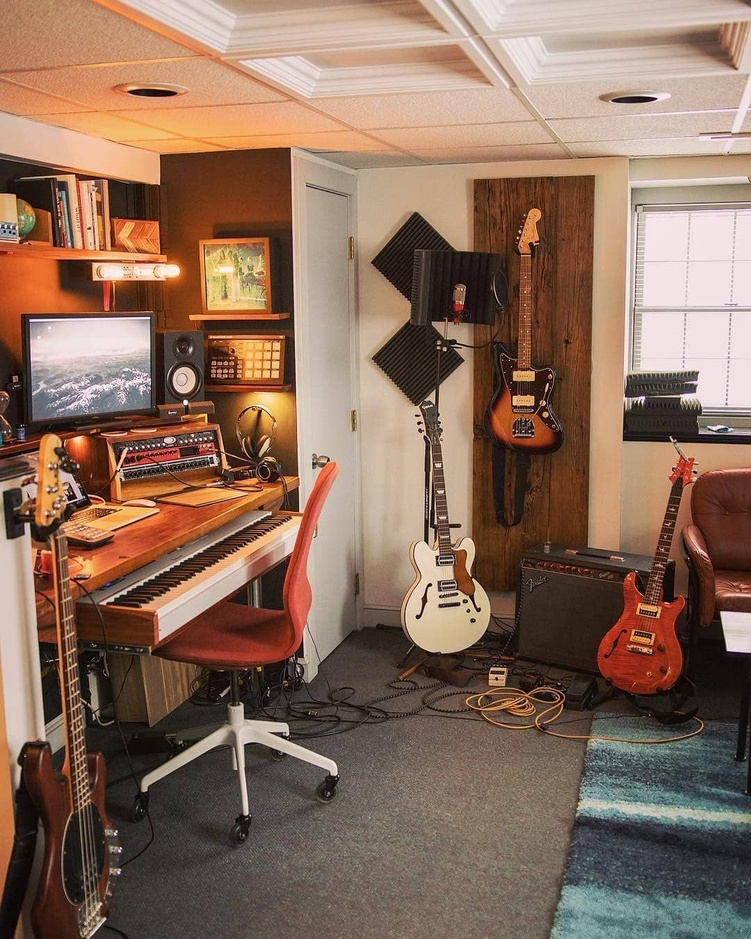
%> input picture images/guitarra.jpg, 751 x 939 px, shrunk from 1080 x 1350 before the run
$ octave blurring_kernels.m   (GNU Octave 9; MATLAB toolbox functions it lacks are replaced by stand-ins)
%> lines starting %> are read from the running program, lines starting %| are printed output that depends on the picture
%%%%%%%%%%%%%%%%%%%%%%%%%%%%%%%%%%%%%%%%%%%%%%%%%%%%%%%%%%%%%%%%%%%%%%%%%%%
%                       Types of Blurring Kernels                         %
%%%%%%%%%%%%%%%%%%%%%%%%%%%%%%%%%%%%%%%%%%%%%%%%%%%%%%%%%%%%%%%%%%%%%%%%%%%

%% Read Image
clear all, close all, clc

basePath = fileparts(pwd);
img_folder = fullfile(basePath, 'images');
im = imread(fullfile(img_folder, 'guitarra.jpg'));
%> im is the input picture: size 939x751x3 uint8; mean R, G, B 138, 109.3, 91.6
im = im2double(im); % im2double transforms the data into double type and in the range [0,1]
%> im: size 939x751x3 double

%% Gaussian Blurring with Noise
% Gaussian Noise
Noise_STD = 0;

% Load Gaussian Kernel
kernel_size = 21;
sigma = 5;
kernel_gaussian = fspecial('gaussian', [kernel_size, kernel_size], sigma);
kernel = kernel_gaussian;

% Kernel and Fourier Transform Kernel
dim = size(im);
%> dim = [939 751 3]
kernel_Fourier = psf2otf(kernel,[dim(1),dim(2)]);

% Image Transformation Kernel + Noise
R =@(x) real(ifft2(kernel_Fourier.*fft2(x)));
im_blur_noise = R(im) + Noise_STD*randn(dim);
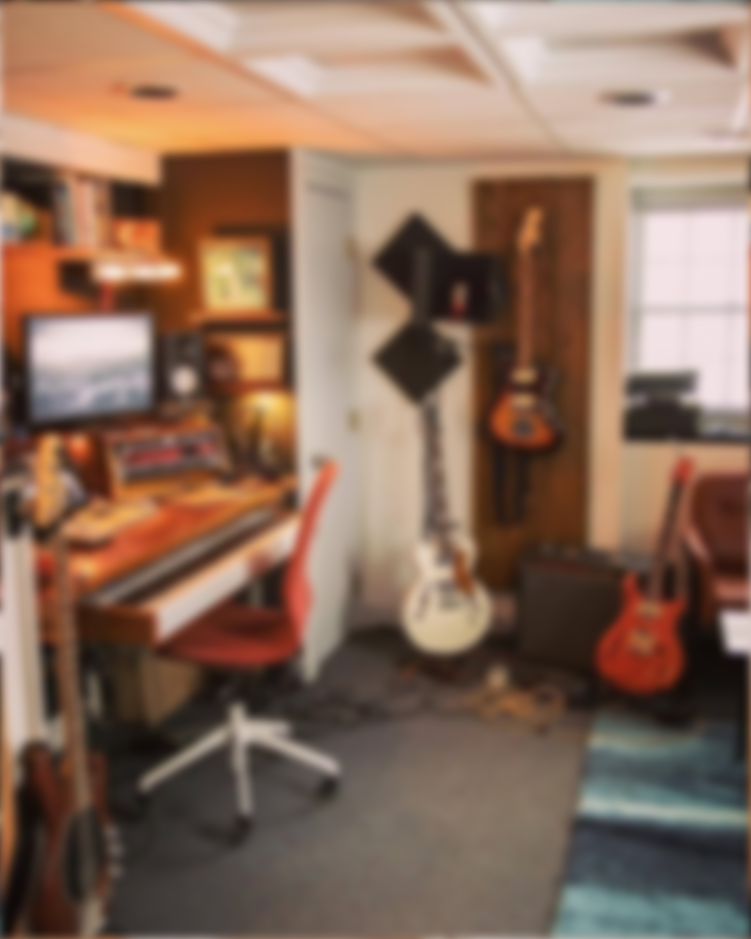
%> im_blur_noise: size 939x751x3 double; mean R, G, B 0.541, 0.428, 0.359; mean of the top-left, top-right, bottom-left and bottom-right quarters 0.523, 0.563, 0.339, 0.346

set(0, 'DefaultFigureColor', 'w')

% Visualizacion
figure('Color', 'w')
subplot(131), imagesc(im), title(['Original image'])
axis off
axis image
subplot(132), MAP=colormap; imagesc(kernel),  title('Gaussian kernel')
axis off
axis image
subplot(133), imagesc(im_blur_noise), title(['Blurred image'])
axis off
axis image


%% Motion Blurring with Noise
% Gaussian Noise
Noise_STD = 0;

% Load Motion Kernels
load motion_kernels.mat;
kernel = kernel7;

% Kernel and Fourier Transform Kernel
dim = size(im);
kernel_Fourier = psf2otf(kernel,[dim(1),dim(2)]);

% Image Transformation Kernel + Noise
R =@(x) real(ifft2(kernel_Fourier.*fft2(x)));
im_blur_noise = R(im) + Noise_STD*randn(dim);
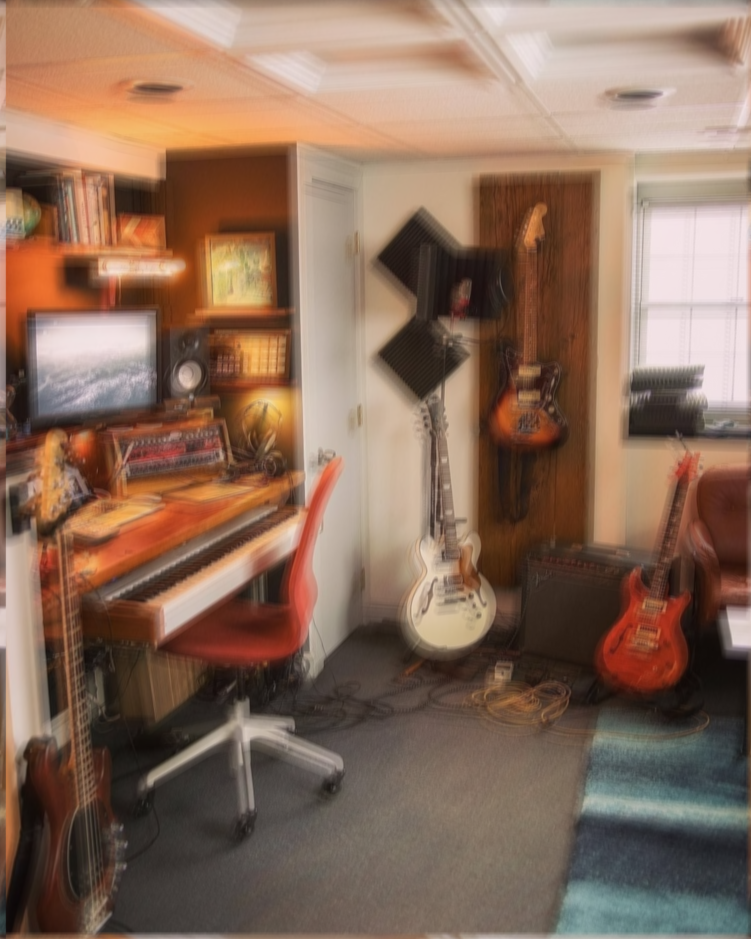
%> im_blur_noise: size 939x751x3 double; mean R, G, B 0.541, 0.428, 0.359; mean of the top-left, top-right, bottom-left and bottom-right quarters 0.522, 0.563, 0.339, 0.347

set(0, 'DefaultFigureColor', 'w')
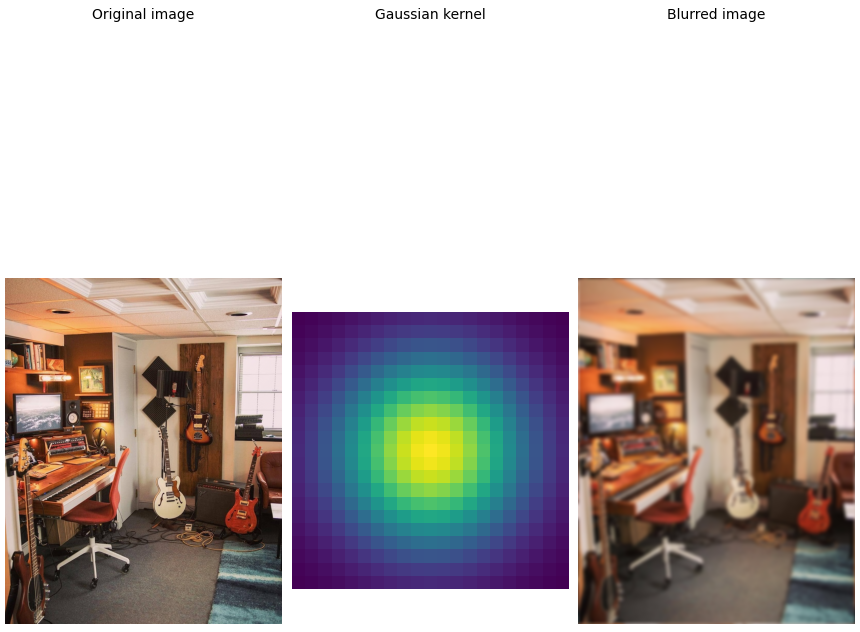
%> figure redrawn from the program's plot data, 3 panels

% Visualizacion
figure('Color', 'w')
subplot(131), imagesc(im), title(['Original image'])
axis off
axis image
subplot(132), MAP=colormap; imagesc(kernel),  title('Motion kernel')
axis off
axis image
subplot(133), imagesc(im_blur_noise), title(['Blurred image'])
axis off
axis image
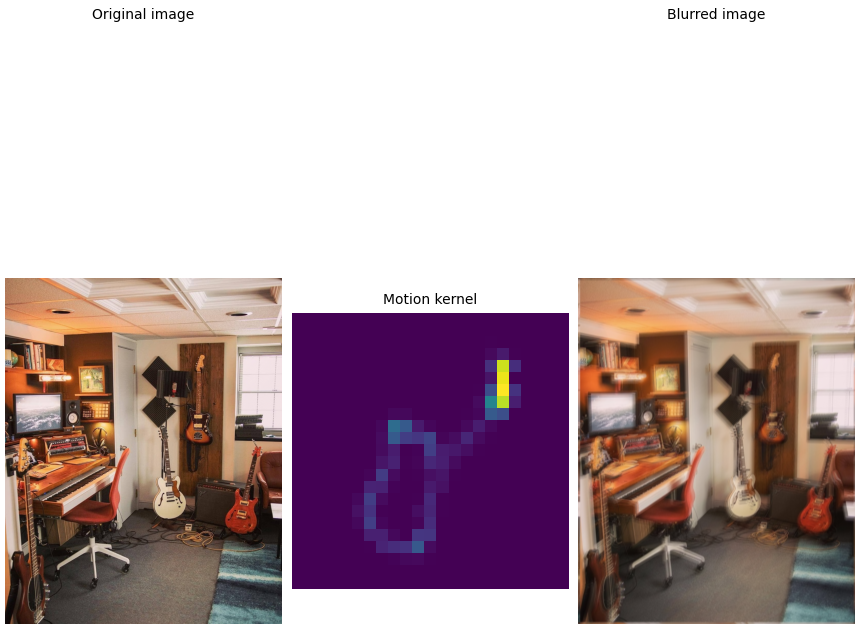
%> figure redrawn from the program's plot data, 3 panels
